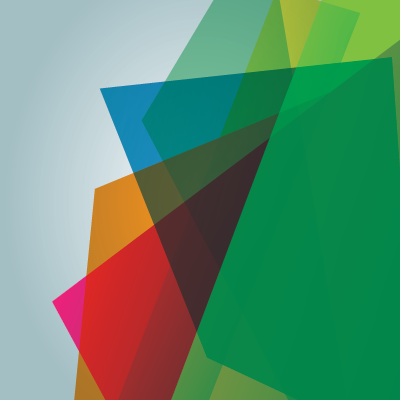
%> input picture app/full_analysis07/for_redistribution_files_only/splash.png, 400 x 400 px
$ octave --eval "result = auxil_img_rot_chop_erd(imread('../../app/full_analysis07/for_redistribution_files_only/splash.png'));"   (GNU Octave 9; MATLAB toolbox functions it lacks are replaced by stand-ins)
%> lines starting %> are read from the running program, lines starting %| are printed output that depends on the picture
### src/hasl_function/auxil_img_chop.m
function img = auxil_img_chop(img, edge)

    img = img(edge+1:end-edge, edge+1:end-edge, :);

end

### src/hasl_function/auxil_img_rot_chop_erd.m
function img = auxil_img_rot_chop_erd(img)

    edge_chop = 8;

    img = rot90(img);
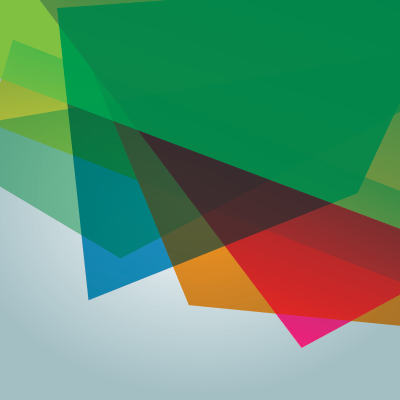
%> img: size 400x400x3 uint8; mean R, G, B 92.9, 141.6, 110; mean of the top-left, top-right, bottom-left and bottom-right quarters 90, 71.2, 168.5, 129.8

    img = auxil_img_chop(img, edge_chop);
%> in auxil_img_chop, `img = img(edge+1:end-edge, edge+1:end-edge, :);`:
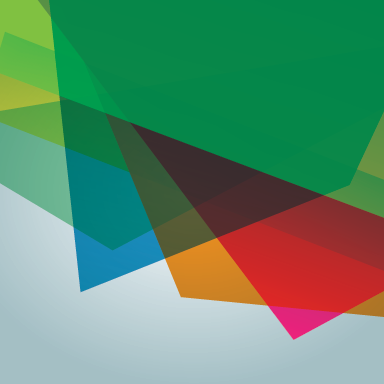
%> img: size 384x384x3 uint8; mean R, G, B 91.5, 139.8, 108.7

    msk = zeros(size(img));
    msk(img>0) = 1;
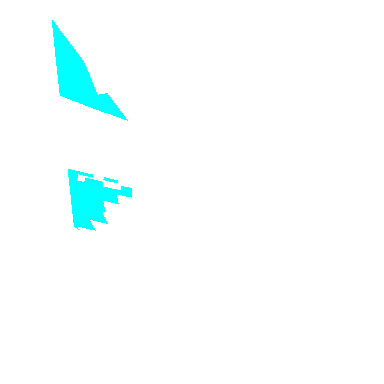
%> msk: size 384x384x3 double; mean R, G, B 0.97, 1, 1
    msk = imerode(msk, strel('sphere',1));
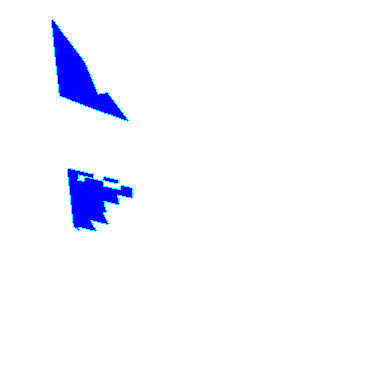
%> msk: size 384x384x3 double; mean R, G, B 0.966, 0.97, 1

    img = img .* msk;
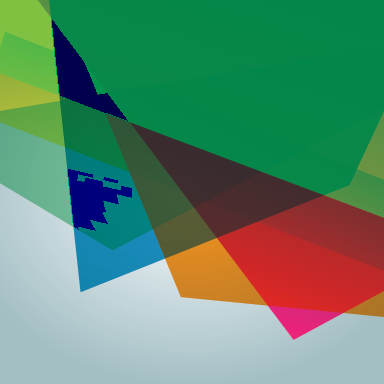
%> img: size 384x384x3 uint8; mean R, G, B 91.5, 135.6, 108.7

end
